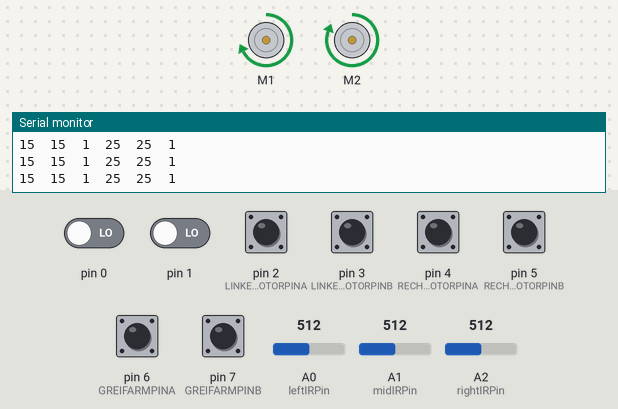
A sketch run on a simulated Arduino Uno, built with avr-gcc and run on an emulated ATmega328P. On the bench: 2 × DC motor (green arrow = forward, orange = backward, longer = faster), the last lines printed to the serial monitor. Inputs (shaded band) come from the test bench; at power-on: pin 2 (LINKERMOTORPINA), pin 3 (LINKERMOTORPINB), pin 4 (RECHTERMOTORPINA), pin 5 (RECHTERMOTORPINB), pin 6 (GREIFARMPINA), pin 7 (GREIFARMPINB) HIGH, pin 0, pin 1 LOW, A0 (leftIRPin) = 512, A2 (rightIRPin) = 512, A1 (midIRPin) = 512.

Above: at 1.29 s.
1.3 s: A0 (leftIRPin) set to 484
2.9 s: A0 (leftIRPin) set to 457
At 5.3 s:
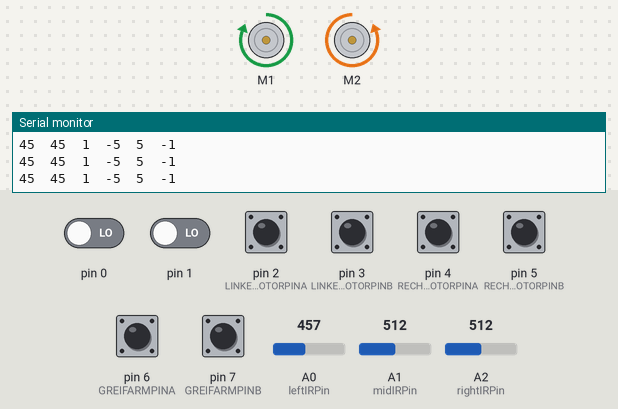
5.9 s: A2 (rightIRPin) set to 245
At 6.7 s:
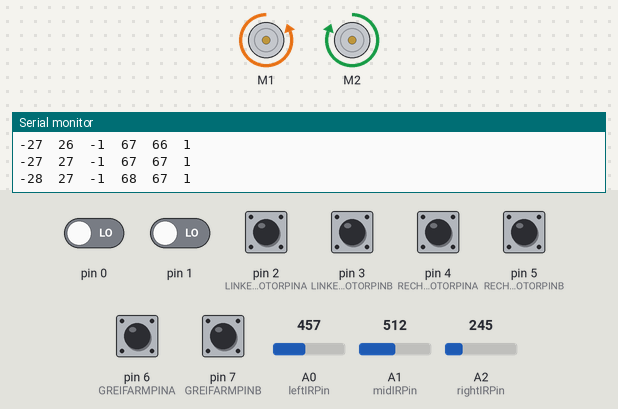
8.9 s: A2 (rightIRPin) set to 716
At 11.0 s:
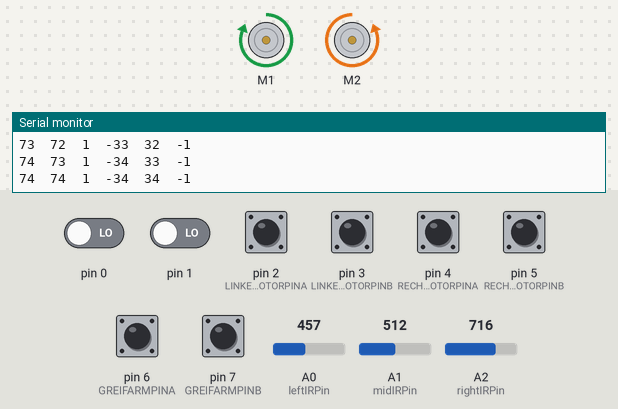
11.9 s: A0 (leftIRPin) set to 306
14.9 s: A2 (rightIRPin) set to 10
At 19.4 s:
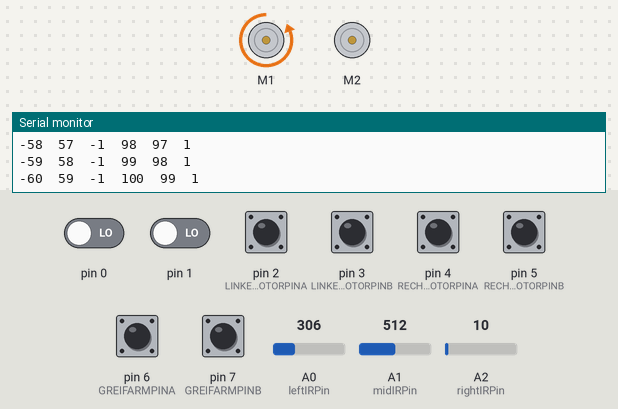
Timing chart, 0 to 22.0 s (numbered marks = the images above; inputs shaded):
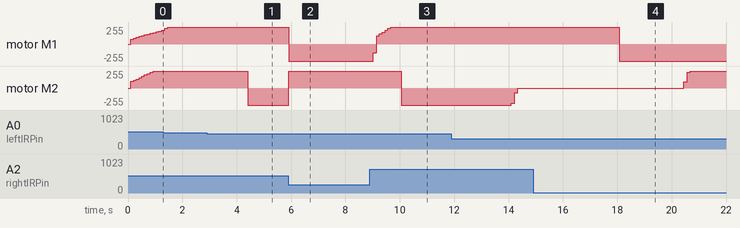

The sketch:

main.ino
```cpp
// (licence header left out)
#include <Wire.h>
#include <Adafruit_MotorShield.h>
#include <math.h>

//Create the motor shield object with the default I2C address
Adafruit_MotorShield AFMS = Adafruit_MotorShield();

// Select which 'port' M1, M2, M3 or M4 the motors go.
Adafruit_DCMotor *leftMotor = AFMS.getMotor(1);
Adafruit_DCMotor *rightMotor = AFMS.getMotor(2);

//we will use the #define stuff. ask me about it! DEACTIVATE BEFORE THE RACE STARTS!
//#define GREIFARM
//#define TACHO
#define NEU
//#define DEBUG // if active we are in the DEBUGGING mode, firing the Serial.println guns
//#define ZEIT
//#define SENSORADJUST // use this one FIRST:  *SensorAdjust to make all Sensors equal
//#define MIDSENSOR // use midTarget to make midError = 0 if Sensor is placed on grey
//#define LEFTSENSOR //
//#define RIGHTSENSOR //
//#define MOTOR

const byte probeCount = 5;

int poti = A3;

//Sensor pins
int leftIRPin = A0;
int rightIRPin = A2;
int midIRPin = A1;

// Racedriver PID
const float kP = 0.2;
const float kI = 0.003;
const float kD = 0.;
int leftSensorAdjust = -14; //use those to calibrate sensors
int rightSensorAdjust = 0;
int midSensorAdjust = 0;

//TargetSpeed is the power the motors will get if we want the robot to drive straight.
const byte leftTargetSpeed = 20; // we are using a byte here, because the motorshield
const byte rightTargetSpeed = 20; // goes from 0-255.
const byte lessBack = 2;

//the target values for the sensors. if those are unchanged the robot will go straight
//place sensors between black and weight and insert proper readings
int leftTarget = 680;
int rightTarget = 680;
int midTarget = 690; //the darker the sourroundings the higer tis value should be

int leftSensorAvg;
int rightSensorAvg;
int midSensorAvg;
int leftSensor;
int rightSensor;
int midSensor;

//leftError is (the reading - the target)
int leftError;
int rightError;
int midError;

int pidError;

int turn;

long integral;

int rightPower;
int leftPower;

//derivative stuff
int derivative;
byte flip;
int bPrevError = 0;
int aPrevError = 0;

//values for motorspeed
int leftSpeed;
int rightSpeed;

//lightSensorStuff


#ifdef SENSORADJUST
int ml;
int mr;
int lr;
#endif

//motorPID
int actualSpeedA;//our tacho
int actualSpeedB;
int wantedSpeedB;

int wantedSpeedAoK;
int wantedSpeedBoK;

int errorSpeedB;
int wantedSpeedA; //the value set by our pid sensor cycle
int errorSpeedA; //the value used to adjust motor power
int lgear;
int rgear;

//Interrupt motor adjust stuff

volatile  uint8_t lastB = 0;
volatile  int16_t counterA;
volatile  int16_t counterB;
volatile int8_t altAB = 0;
volatile int8_t altCD = 0;
volatile long encoderWert = 0;


#define LINKERMOTORPINA 2
#define LINKERMOTORPINB 3

#define RECHTERMOTORPINA 4
#define RECHTERMOTORPINB 5

#define GREIFARMPINA 6
#define GREIFARMPINB 7

//tacho stuff
int altwert;
int neuwert;
int altwertA;
int SpeedA;
int altwertB;
int SpeedB;
const byte deltaTacho=100; // chose your value according to your prefered max range

//greifarm stuff
int8_t schrittTab[16] = {0,-1,1,0,1,0,0,-1,-1,0,0,1,0,1,-1,0};

//motorregelung

const float kM =1;
const float kMI = 0.8;
const float kMD = 0;
float errorIntegral;
float errorIntegralB;
int aSA;
int der;


//delta t time loop
long jetzt = 0;
long altZeit, altZeitb;
const byte deltaT = 15; //we have to see if this is to high or to low

void setup() {

  //Interrupt stuff
PCICR |= (1 << PCIE2); //arduino will react on interrupts on port D
PCMSK2 |= (1 << LINKERMOTORPINA);
PCMSK2 |= (1 << LINKERMOTORPINB); // 2 defines the pin which listens for motor encoder (must be on portD)
PCMSK2 |= (1 << RECHTERMOTORPINA);
PCMSK2 |= (1 << RECHTERMOTORPINB);// for the second motor ** 00001100
PCMSK2 |= (1 << GREIFARMPINA);
PCMSK2 |= (1 << GREIFARMPINB);
DDRD&=~PCMSK2; //if DDRD is 0 on the specific bit = input
PORTD |= PCMSK2; //arduino intern pullup resistor


  Serial.begin(9600);           // set up Serial baud to 115200 bps
  AFMS.begin();  // start motorshield with the default frequency 1.6KHz
  //AFMS.begin(1000);  // OR with a different frequency, say 1KHz

    //We are reading both values and trash them. the first readings are just that.
    // Set motor direction
 //     leftMotor->run(FORWARD);
 //     rightMotor->run(FORWARD);
 //     leftMotor->run(RELEASE);
 //     rightMotor->run(RELEASE);
 //    leftMotor->run(BACKWARD);
 //   rightMotor->run(BACKWARD);
     integral = 0 ;
     errorIntegral = 0;
  //TODO make tests for all them hardware!
//    Serial.println("Adafruit Motorshield v2 - ready!");
//    Serial.println("All Systems GO!");

interrupts();
}


void loop() {

  jetzt = millis();

  if((jetzt - altZeitb) > deltaTacho){


//      wantedSpeedA =map(analogRead(poti),0,1024,0,140);
//      wantedSpeedB = wantedSpeedA; //Insert proper pid regulated wanted speeds here
    altZeitb = jetzt;
    actualSpeedA=(counterA-altwertA)*100/deltaTacho;
    altwertA=counterA;


    actualSpeedB=(counterB-altwertB)*100/deltaTacho;
    altwertB=counterB;


      //tempomat
      errorSpeedA = wantedSpeedA - abs(actualSpeedA);
      errorIntegral += errorSpeedA;

      errorSpeedB = wantedSpeedB - abs(actualSpeedB);
      errorIntegralB += errorSpeedB;


    der=errorSpeedA - aSA;
    aSA=errorSpeedA;


      leftPower = errorSpeedA * kM + errorIntegral * kMI + wantedSpeedAoK *2.5 + der*kMD;
      rightPower = errorSpeedB * kM + errorIntegralB * kMI + wantedSpeedBoK *2.5 + der*kMD;


         leftSpeed = leftPowerControl(leftPower);
         rightSpeed = rightPowerControl(rightPower);

    leftMotor->setSpeed(leftSpeed);
    rightMotor->setSpeed(rightSpeed);


  }


  if((jetzt - altZeit) > deltaT){

   #ifdef ZEIT
    Serial.println((jetzt - altZeit));
    #endif
    altZeit = jetzt;

      //TODO FIX OVERFLOW for jetzt
    //getting new values - since i dont know how to proper use an array it looks like that

    sensorAbfrage();

    //IntegralStuff
    //FIXME: maybe +-10 isnt big enough
    integral = integral + pidError;
    if(pidError<=10 && pidError>=-10){
      integral = 0;
    }

    //derivate stuff
    //adding the nessesary things for the derivative -Whoppa FlipFlop Style
    flip++;
    if((flip % 2) == 0){
      aPrevError = pidError;
      derivative = pidError - bPrevError;
      } else {
      bPrevError = pidError ;
      derivative = pidError - aPrevError;
        }

    //Heres how we adjust the motorspeeds!
    //from now on on we totally ignore our secondary sensor
    pidError = leftError - rightError;
    turn = pidError * kP + kI * integral + kD * derivative;

    wantedSpeedA = leftTargetSpeed + turn;
    wantedSpeedB = rightTargetSpeed - turn;
//      rightPower = leftTargetSpeed + turn;
//      leftPower = rightTargetSpeed - turn;


    //Adjusting the Motorspeeds to get the turn!(via i2c)
  //  leftMotor->setSpeed(leftSpeed);
  //  ->setSpeed(rightSpeed);


      debugInfos();


    } //end of the timed loop


    if(wantedSpeedA <= 0){
      leftMotor->run(BACKWARD);
      lgear = -1;
      wantedSpeedAoK = -1 * wantedSpeedA;
    }if(wantedSpeedA > 0) {
      leftMotor->run(FORWARD);
      wantedSpeedAoK = wantedSpeedA;
      lgear = 1;
    }

    if(wantedSpeedB <= 0){
      rightMotor->run(BACKWARD);
      rgear = -1;
      wantedSpeedBoK = -1* wantedSpeedB;
    }if(wantedSpeedB > 0) {
      rightMotor->run(FORWARD);
      wantedSpeedBoK = wantedSpeedB;
      rgear = 1;
    }


  }// end of the void loop


    byte leftPowerControl(int x){
          if (x >= 255){
          return 255;
          }
          if (x <= 0){
            return 0;
          }
              else {
              return byte(x);
            }
          }
    byte rightPowerControl(int y){
          if (y >= 255){
          return 255;
          }
          if (y <= 0){
            return 0;
          }
              else {
              return byte(y);
            }
          }

inline void debugInfos(){
    #ifdef GREIFARM
    Serial.println(String(actualSpeedB));
    #endif

    #ifdef TACHO
    Serial.println(String(actualSpeedA) + "\t" + String(actualSpeedB));
    #endif

    #ifdef NEU
    Serial.println(String(wantedSpeedA) + "\t" + String(wantedSpeedAoK) + "\t" + String(lgear) + "\t" + String(wantedSpeedB) + "\t" + String(wantedSpeedBoK) + "\t" + String(rgear));
    #endif

    #ifdef MOTOR
    Serial.println(String(errorSpeedA) + "\t" + String(leftPower) + "\t" + String(actualSpeedA) + "\t" + String(errorIntegral) + "\t" + "\t" + String(wantedSpeedA) + "\t" + String(actualSpeedB) );
    #endif

    #ifdef DEBUG
    Serial.println(String(pidError) + "\t " + String(integral) + "\t" + String(derivative) + "\t" + String(turn) + "\t" + String(wantedSpeedA) + "\t" + String(wantedSpeedB));
    #endif

    #ifdef SENSORADJUST
    Serial.println(String("Lavg: ") + String(leftSensorAvg) + String(" on grey? 0=>?: ") + String(leftError) + String("Ravg: ") + String(rightSensorAvg) + String(" on grey? 0=>?: ") + String(rightError) + "\t" + String(pidError));
    #endif

    #ifdef MIDSENSOR
    Serial.println(String("Mavg: ") + String(midSensorAvg)  + String(" on grey? 0=>?: ") + String(midError));
    #endif


    #ifdef LEFTSENSOR
    Serial.println(String("Lavg: ") + String(leftSensorAvg) + String(" on grey? 0=>?: ") + String(leftError));
    #endif


    #ifdef RIGHTSENSOR
    Serial.println(String("Ravg: ") + String(rightSensorAvg) + String(" on grey? 0=>?: ") + String(rightError));
    #endif


}


inline int sensorMittelWert(byte sensorPin, byte probeCountHorst){

    int trash;
    long sum = 0;

    trash = analogRead(sensorPin);
    for(byte i = 0; i<probeCountHorst ;i++){
      sum += analogRead(sensorPin);
      }

      return sum/probeCountHorst;
    }


inline void sensorAbfrage(){

    //calculate the avg out of the raw sensor data ... again an array would be superbé
    leftSensorAvg = sensorMittelWert(leftIRPin, probeCount);
    rightSensorAvg = sensorMittelWert(rightIRPin, probeCount);
    midSensorAvg = sensorMittelWert(midIRPin, probeCount);

    //finally we get our good sensor data
    leftSensor = leftSensorAvg - leftSensorAdjust;
    rightSensor = rightSensorAvg - rightSensorAdjust;
    midSensor = midSensorAvg - midSensorAdjust;

    leftError = leftTarget - leftSensor;
    rightError = rightTarget - rightSensor;
    midError = midTarget - midSensor;

 }


ISR(PCINT2_vect){ //speciifc routine

  uint8_t newB = PIND;                  // aktuellen Port speichern
  uint8_t chgB = newB ^ lastB;          // geänderte Bits zum letzten Port
  lastB = newB;                         // neuer Port wird zum alten für die nächste Runde

if (chgB & ((1 <<LINKERMOTORPINA) | (1 << LINKERMOTORPINB)) ){
        altCD <<= 2;
        altCD &= B00001100;

  altCD |= (((1 << LINKERMOTORPINA) & newB) >> (LINKERMOTORPINA-1)) | ((1 << LINKERMOTORPINB) & newB)>>LINKERMOTORPINB;
//        altCD |= (digitalRead(LINKERMOTORPINA) << 1) | digitalRead(LINKERMOTORPINB);
        counterA -= schrittTab[altCD];
    }

if (chgB & ((1 <<RECHTERMOTORPINA) | (1 << RECHTERMOTORPINB)) ){
        altAB <<= 2;
        altAB &= B00001100;

  altAB |= (((1 << RECHTERMOTORPINA) & newB) >> (RECHTERMOTORPINA-1)) | ((1 << RECHTERMOTORPINB) & newB)>>RECHTERMOTORPINB;

        counterB -= schrittTab[altAB];
    }


//    if (chgB & (1 << LINKERMOTORPIN)) {
//     counterA++;
//    }
//     if (chgB & (1 << RECHTERMOTORPIN)) {
//     counterB++;
//    }
    if (chgB & ((1 <<GREIFARMPINA) | (1 << GREIFARMPINB)) ){
        altAB <<= 2;
        altAB &= B00001100;

  altAB |= (((1 << GREIFARMPINA) & newB) >> (GREIFARMPINA-1)) | ((1 << GREIFARMPINB) & newB)>>GREIFARMPINB;
  //    altAB |= (digitalRead(GREIFARMPINA) << 1) | digitalRead(GREIFARMPINB);

        encoderWert -= schrittTab[altAB];
    }
}
```

Measured:
- the behaviour switches between 467 and 466 on A0 (leftIRPin) (found by bisection; images 0 and 1)
- after the input at 2.9 s, motor M2: forward 255/255 → backward 255/255 after 1.5 s
- after the input at 5.9 s, motor M1: forward 255/255 → backward 255/255 at once
- after the input at 8.9 s, motor M2: forward 255/255 → backward 255/255 after 1.2 s
- after the input at 14.9 s, motor M1: forward 255/255 → backward 255/255 after 3.2 s; motor M2: stopped → forward 96/255 after 5.6 s, → forward 234/255 0.12 s later, → forward 255/255 0.12 s later
